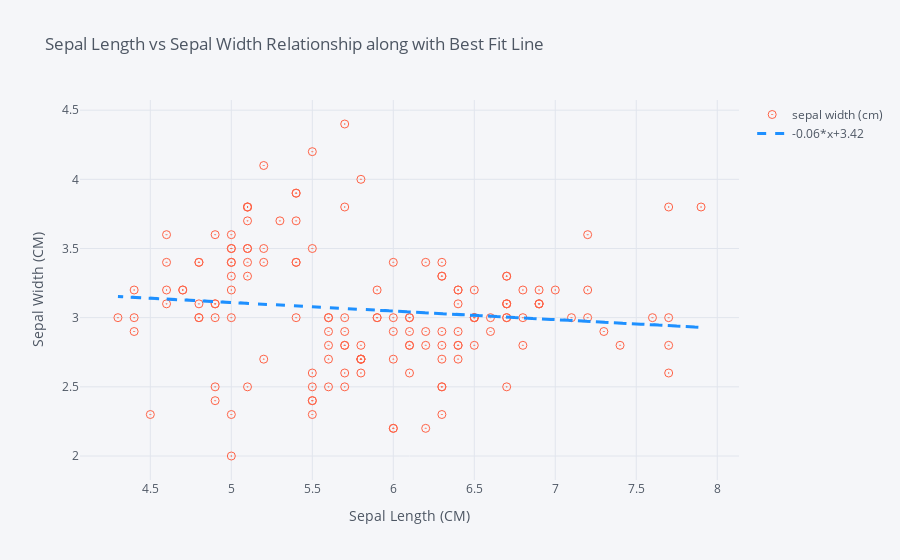

The notebook cell saved with this chart:
### Markdown cell above
# Scatter chart with Regression line

### Code cell
iris_df.iplot(kind="scatter",
              x="sepal length (cm)", y='sepal width (cm)',
              mode='markers',
              colors="tomato",  size=8, symbol="circle-open-dot",
              bestfit=True, bestfit_colors=["dodgerblue"],
              xTitle="Sepal Length (CM)", yTitle="Sepal Width (CM)",
              title="Sepal Length vs Sepal Width Relationship along with Best Fit Line")

### Figure 1 — Plotly figure (JSON) as saved in the notebook; plotly's stock layout.template omitted (floating-point values rounded to 4 significant figures; data arrays with more than 128 entries replaced by an {"elided": "..."} marker saying what was removed)
{"data": [{"line": {"color": "rgba(255, 99, 71, 1.0)", "dash": "solid", "shape": "linear", "width": 1.3}, "marker": {"size": 8, "symbol": "circle-open-dot"}, "mode": "markers", "name": "sepal width (cm)", "text": "", "type": "scatter", "x": {"elided": "150 float values"}, "y": {"elided": "150 float values"}}, {"line": {"color": "rgba(30, 144, 255, 1.0)", "dash": "dash", "shape": "linear", "width": 3}, "mode": "lines", "name": "-0.06*x+3.42", "type": "scatter", "x": {"elided": "150 float values"}, "y": {"elided": "150 float values"}}], "layout": {"legend": {"bgcolor": "#F5F6F9", "font": {"color": "#4D5663"}}, "paper_bgcolor": "#F5F6F9", "plot_bgcolor": "#F5F6F9", "title": {"font": {"color": "#4D5663"}, "text": "Sepal Length vs Sepal Width Relationship along with Best Fit Line"}, "xaxis": {"gridcolor": "#E1E5ED", "showgrid": true, "tickfont": {"color": "#4D5663"}, "title": {"font": {"color": "#4D5663"}, "text": "Sepal Length (CM)"}, "zerolinecolor": "#E1E5ED"}, "yaxis": {"gridcolor": "#E1E5ED", "showgrid": true, "tickfont": {"color": "#4D5663"}, "title": {"font": {"color": "#4D5663"}, "text": "Sepal Width (CM)"}, "zerolinecolor": "#E1E5ED"}}}
